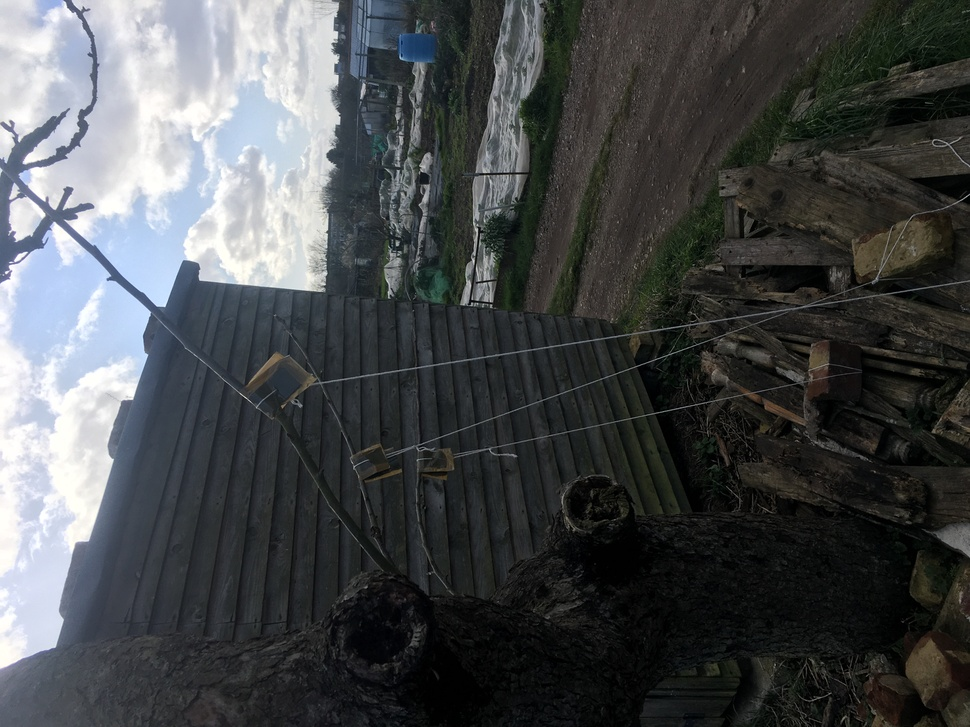
#> input picture assets/2020-03-01/IMG_4704.jpg, 970 x 727 px, shrunk from 4032 x 3024 before the run
$ python rotateImage.py
#> lines starting #> are read from the running program, lines starting #| are printed output that depends on the picture
from PIL.ExifTags import TAGS
from PIL import Image

image_file = "./2020-03-01/IMG_4704.jpg"
im = Image.open(image_file)
#> im is the input picture: PIL image 970x727 RGB; mean R, G, B 71.5, 74.3, 75.8
im.transpose(Image.ROTATE_270).save(image_file)
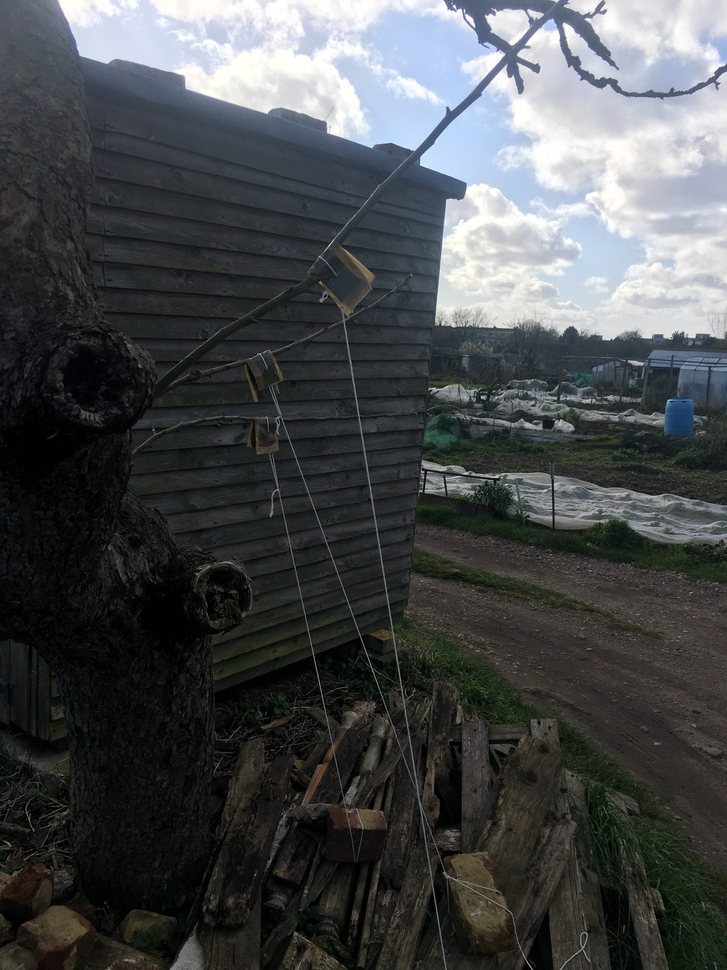
#> saved as IMG_4704.jpg: PIL image 727x970 RGB; mean R, G, B 71.5, 74.3, 75.8


# [4 lines of commented-out code are left out]

$ run again, with assets/2020-03-01/IMG_4702.jpg copied over assets/2020-03-01/IMG_4704.jpg
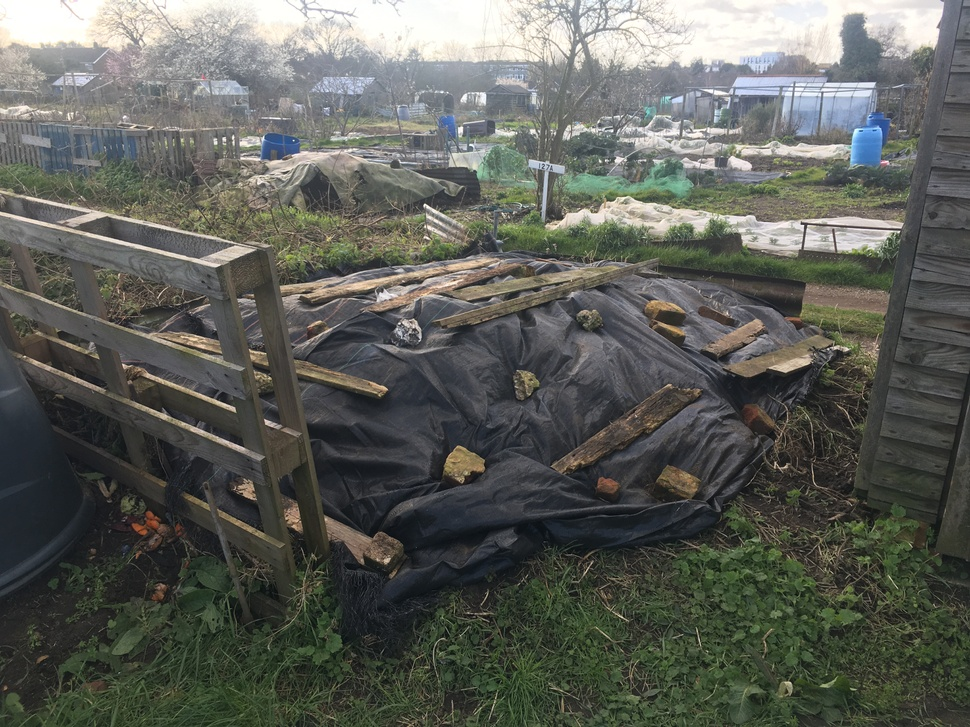
#> input picture assets/2020-03-01/IMG_4702.jpg, 970 x 727 px, shrunk from 4032 x 3024 before the run
#> im is the input picture: PIL image 970x727 RGB; mean R, G, B 93.3, 95.5, 89.2
#> `im.transpose(Image.ROTATE_270).save(image_file)`:
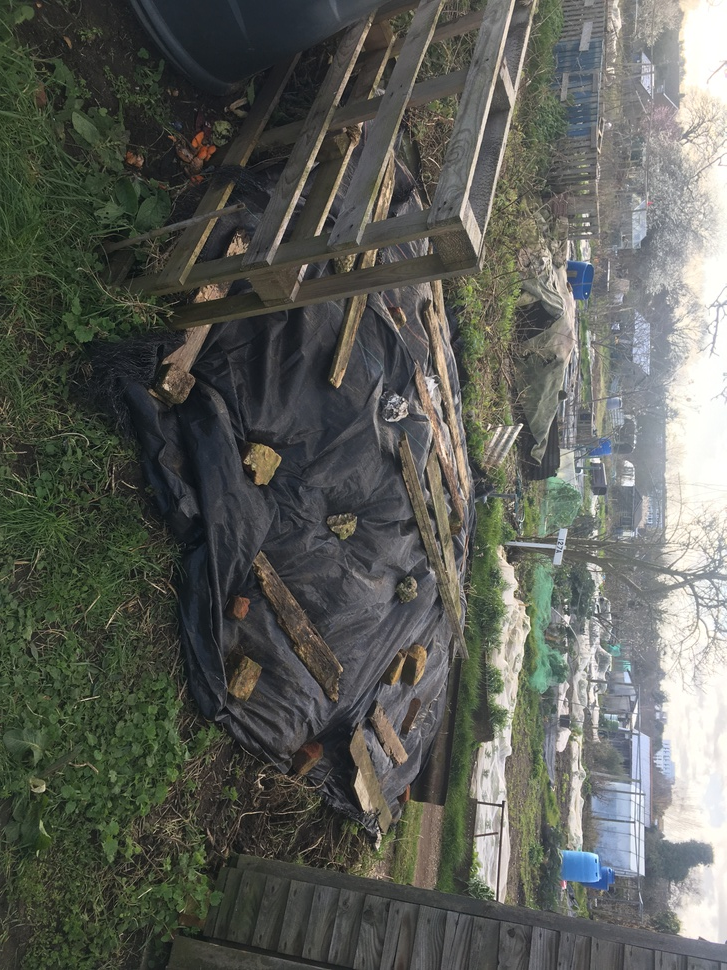
#> saved as IMG_4704.jpg: PIL image 727x970 RGB; mean R, G, B 93.3, 95.5, 89.2

$ run again, with assets/2020-03-01/IMG_4705.jpg copied over assets/2020-03-01/IMG_4704.jpg
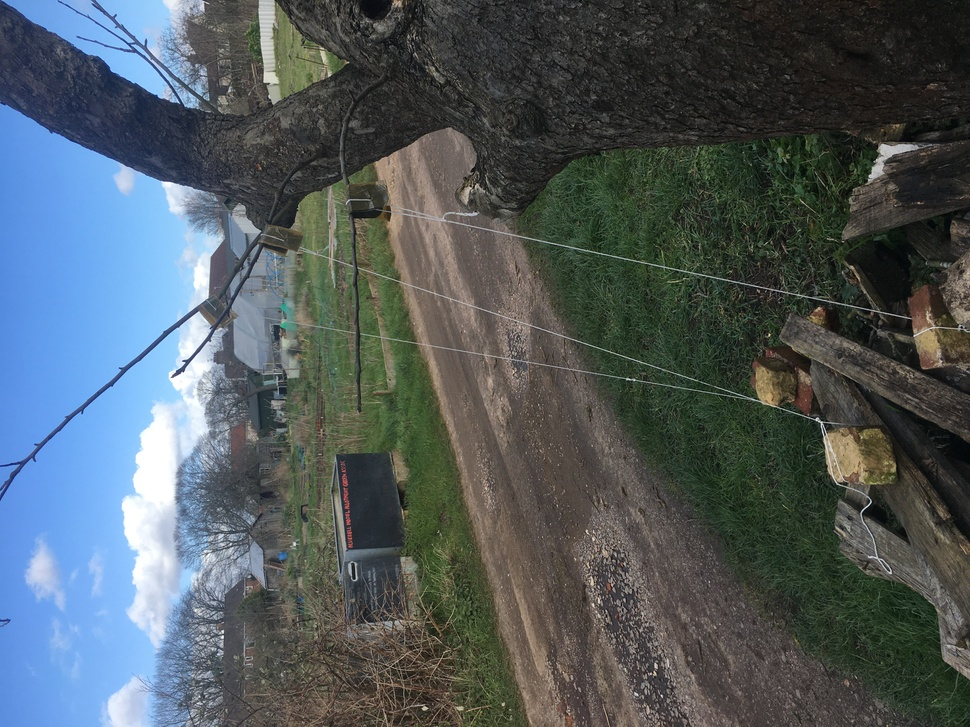
#> input picture assets/2020-03-01/IMG_4705.jpg, 970 x 727 px, shrunk from 4032 x 3024 before the run
#> im is the input picture: PIL image 970x727 RGB; mean R, G, B 79.9, 89.6, 93.6
#> `im.transpose(Image.ROTATE_270).save(image_file)`:
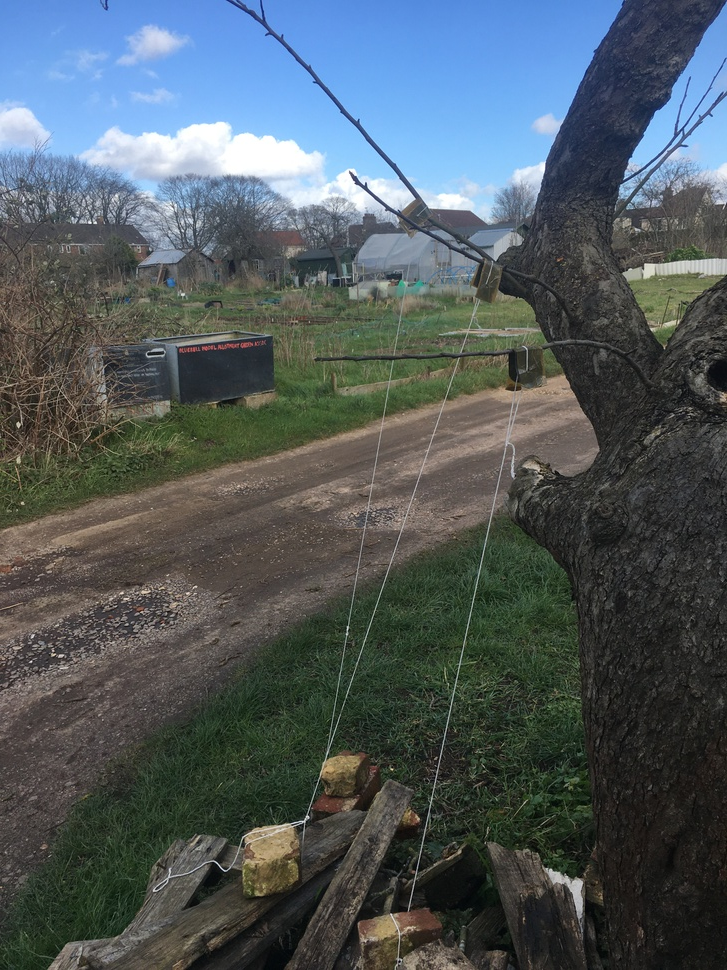
#> saved as IMG_4704.jpg: PIL image 727x970 RGB; mean R, G, B 79.9, 89.6, 93.6

$ run again, with assets/2020-03-01/IMG_4706.jpg copied over assets/2020-03-01/IMG_4704.jpg
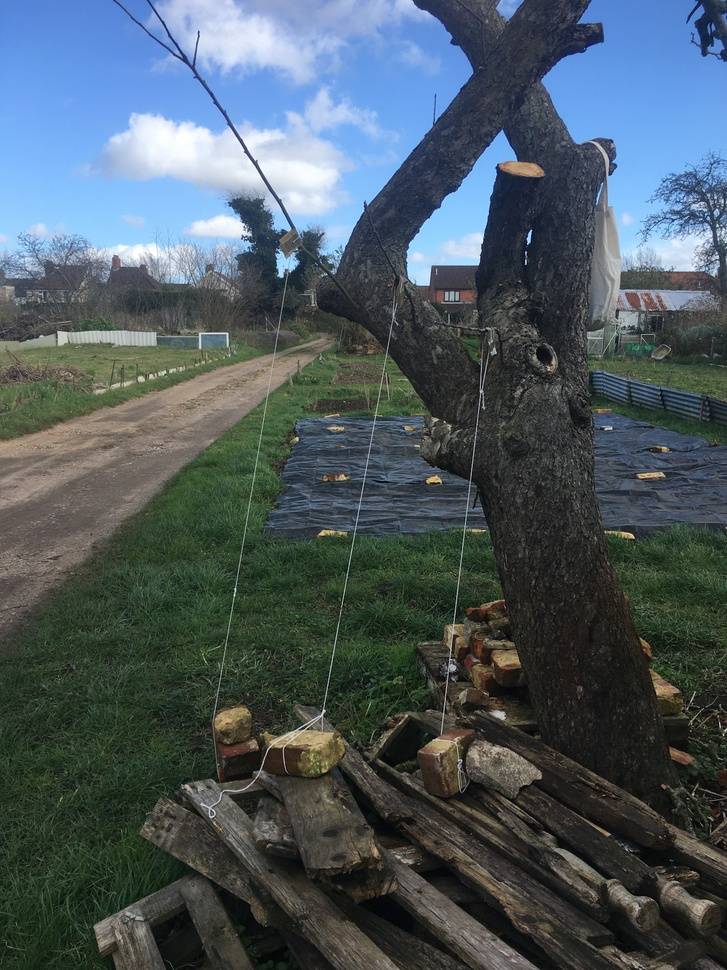
#> input picture assets/2020-03-01/IMG_4706.jpg, 727 x 970 px, shrunk from 3024 x 4032 before the run
#> im is the input picture: PIL image 727x970 RGB; mean R, G, B 75.5, 88.4, 94.9
#> `im.transpose(Image.ROTATE_270).save(image_file)`:
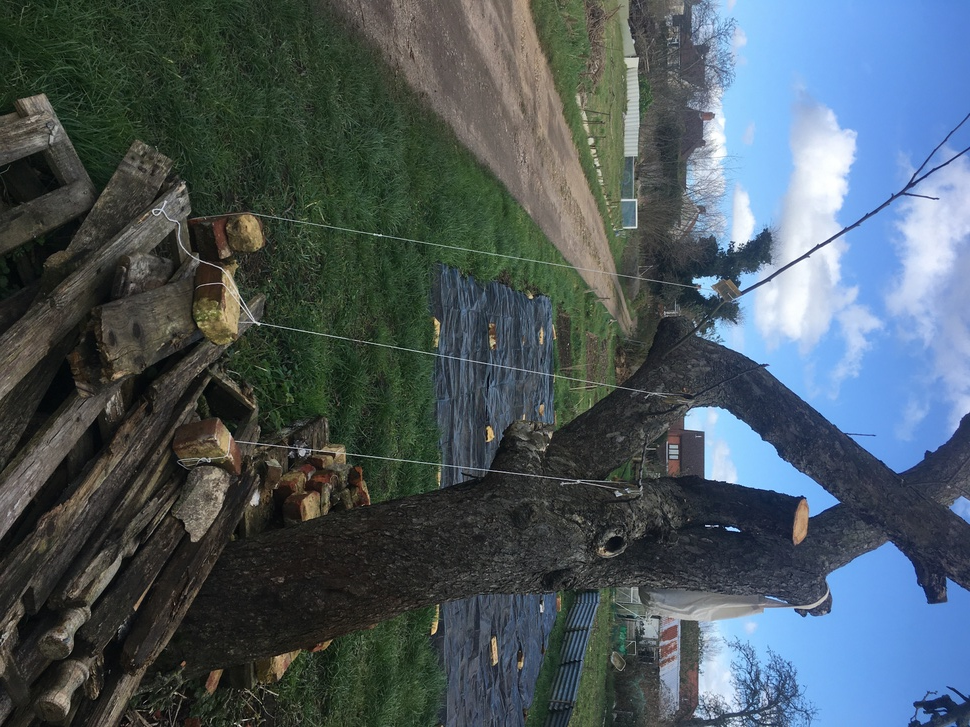
#> saved as IMG_4704.jpg: PIL image 970x727 RGB; mean R, G, B 75.5, 88.4, 94.9
